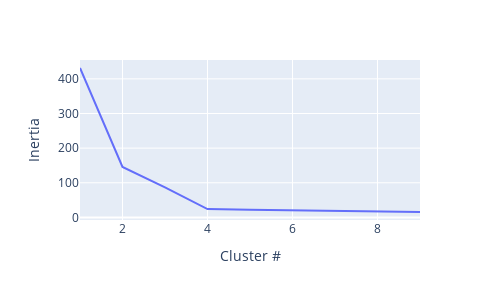

Source (notebook cell):
### Code cell
px.line(
    x=range(1,10), 
    y=inertia,
    labels={
        "y": "Inertia", 
        "x": "Cluster #"
    },
    width=500, height=300
)

### Figure 1 — Plotly figure (JSON) as saved in the notebook; plotly's stock layout.template omitted (floating-point values rounded to 4 significant figures)
{"data": [{"hovertemplate": "Cluster #=%{x}<br>Inertia=%{y}<extra></extra>", "legendgroup": "", "line": {"color": "#636efa", "dash": "solid"}, "marker": {"symbol": "circle"}, "mode": "lines", "name": "", "orientation": "v", "showlegend": false, "type": "scatter", "x": [1, 2, 3, 4, 5, 6, 7, 8, 9], "xaxis": "x", "y": [431.3, 145.5, 86.67, 24.06, 22.13, 20.51, 18.84, 17.31, 15.61], "yaxis": "y"}], "layout": {"height": 300, "legend": {"tracegroupgap": 0}, "margin": {"t": 60}, "width": 500, "xaxis": {"anchor": "y", "domain": [0, 1], "title": {"text": "Cluster #"}}, "yaxis": {"anchor": "x", "domain": [0, 1], "title": {"text": "Inertia"}}}}
